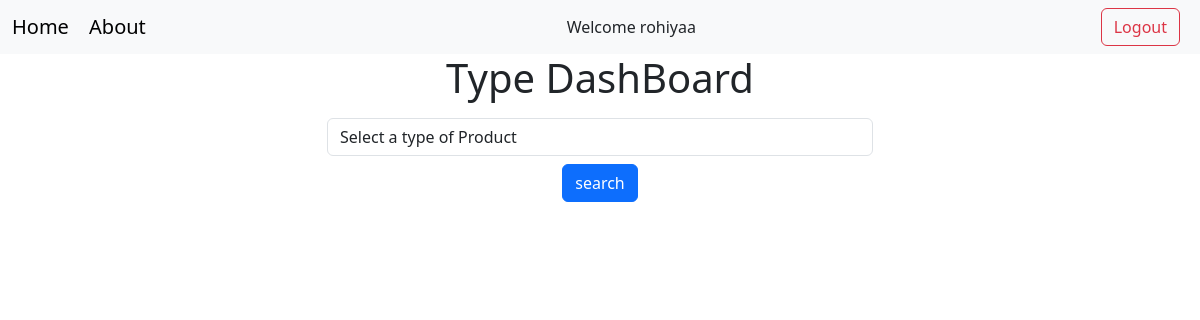
The page /type/6/ (signed in) on the database as committed earlier.
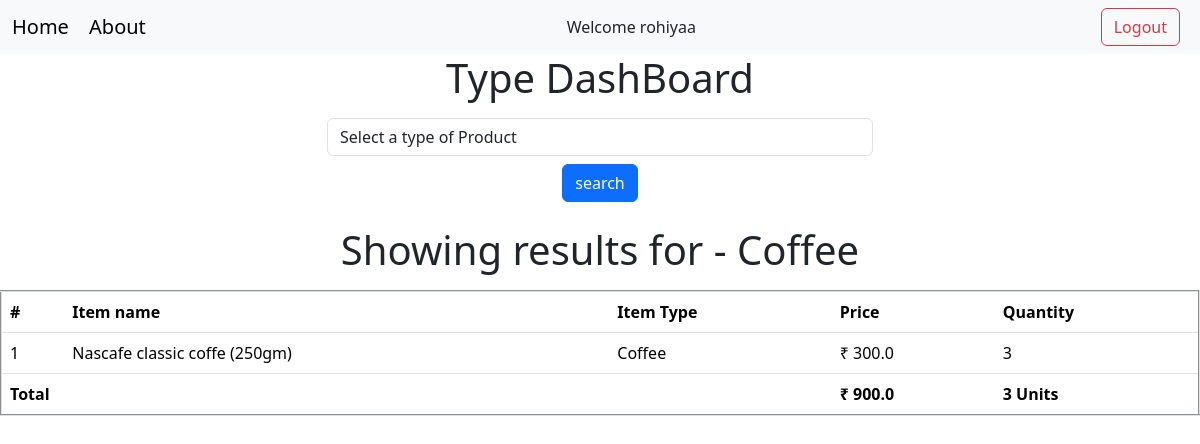
The same page on the database as committed later.
### grocery/models.py (models this page shows, shortened)
class Type(models.Model):
    typename = models.TextField(max_length=100 ,unique=True, null=False, blank=False)
    def __str__(self) -> str:
        return self.typename.capitalize()

class Product(models.Model):
    item_type = models.ForeignKey(Type,null=True, on_delete=models.SET_NULL)
    name = models.CharField(max_length=60, unique=True)
    price = models.FloatField(null=False, blank=False)
    quantity = models.IntegerField(default=1,null=False, blank=False)

### grocery/views.py (the view)
# urls.py: path('type/', view=views.type_dashboard),
@login_required(login_url='/login/')
def type_dashboard(request, value = None):
    if request.method == "POST":
        item_type = Type.objects.filter(typename = request.POST['typename']).first().id
        print(item_type)
        return redirect(f'/type/{item_type}')
    types = Type.objects.all()
    if value:
        type_obj = Type.objects.filter(id=value).first()
        products = Product.objects.filter(item_type = type_obj)
        qty = 0
        price = 0
        for item in products:
            qty+=item.quantity
            price += item.quantity*item.price
        return render(request, 'typedashboard.html', {'types':types, 'type': type_obj, 'items': products, 'total_items': qty, 'total_price': price})
    return render(request, 'typedashboard.html', {'types':types})

### grocery/templates/typedashboard.html (shortened to what this page needs)
{% extends 'base.html' %}
{% block content %}
<div class="container text-center mb-3">
    <h1 class="display-6">Type DashBoard</h1>
</div>
<div class="container">
    <div class="row justify-content-center">
      <div class="col-md-6">
    <form method="post">
        <select name="typename" class="form-control" id="formGroupExampleInput" required>
            <option value="">Select a type of Product</option>
        </select>
        <div class="text-center">
            <input type="submit" class = "btn btn-primary mt-2 mb-2" value="search">
        </div>
    </form>
</div>
</div>
</div>
{% if type %}
    {% if total_items > 0 %}
    <h1 class="text-center m-3">Showing results for - {{ type.typename }}</h1>
    <table border="2px" class="table table-hover">
        <thead>
            <tr>
                <th>#</th>
                <th>Item name</th>
                <th>Item Type</th>
                <th>Price</th>
                <th>Quantity</th>
            </tr>
        </thead>
        <tbody>
            {% for row in items %}
                <tr onclick="redirect('{{ row.id }}')">
                    <td>{{ forloop.counter }}</td>
                    <td>{{ row.name }}</td>
                    <td>{{ row.item_type }}</td>
                    <td>₹ {{ row.price }}</td>
                    <td>{{ row.quantity }}</td>
                </tr>
            {% endfor %}
            <tfoot>
                <tr>
                    <th colspan="3">Total</th>
                    <th>₹ {{ total_price }}</th>
                    <th>{{ total_items}} Units</th>
                </tr>
            </tfoot>
        </tbody>
    </table>
    {% else %}
    <div class="alert alert-warning alert-dismissible fade show" role="alert">
        <strong>No Stock Left!</strong> {{ type.typename }} is Out of stock.
        <button type="button" class="btn-close" data-bs-dismiss="alert" aria-label="Close"></button>
      </div>
    {% endif %}
{% endif %}
{% endblock content %}

### templates/base.html (shortened to what this page needs)
<!DOCTYPE html>
<html lang="en">
<head>
    <link href="https://cdn.jsdelivr.net/npm/bootstrap@5.3.3/dist/css/bootstrap.min.css" rel="stylesheet">
</head>
<body>
    <nav class="navbar bg-body-tertiary">
        <div class="container-fluid">
            <div>
                <a class="navbar-brand" href='/'>Home</a>
                <a class="navbar-brand" href='/about'>About</a>
            </div>
            {% if request.user.is_authenticated %}
            Welcome {{ request.user }}
            {% endif %}
            <a href="/logout" class="btn btn-outline-danger me-2">Logout</a>
        </div>
    </nav>
    {% block content %}
    {% endblock content %}
</body>
</html>

Rows that differ between the two databases and show on the page:
added Type: typename "Coffee"
added Product: name "Nascafe classic coffe (250gm)", item_type "Coffee", price "300.0", quantity "3"
Other text that changed with them:
{{ total_price }}: (not shown) → "900.0"
{{ total_items }}: (not shown) → "3"
text now shown: "Showing results for - # Item name Item Type Price Quantity Total ₹ Units"
